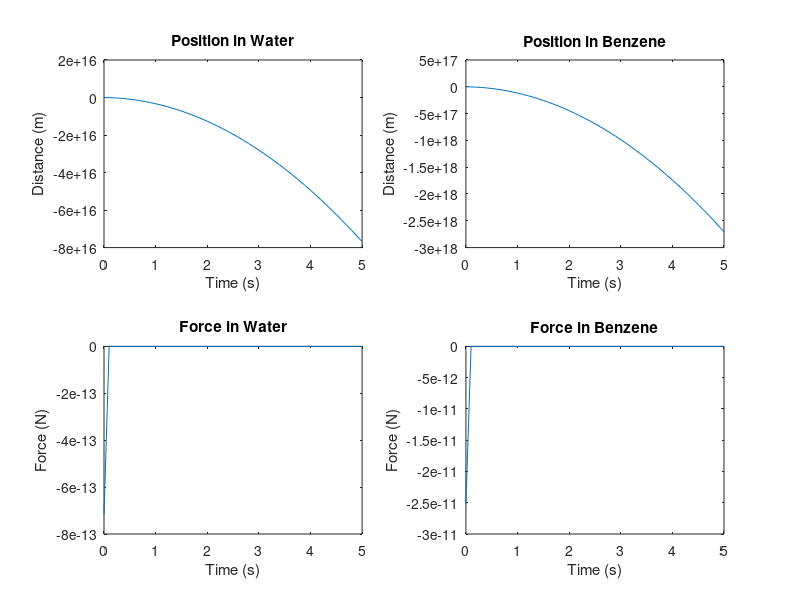

MATLAB code for this plot:
%The following code simulates the motion of Na+ and Cl- ions in both
%Benezene and water. The code will generate subplots of Force and
%Displacement with respect to time in both Benezene and water.



clear all                                           %Clear all stored data 
clc                                                 %Clear screen

E1=80.4;                                            %Relative Dielectric Constant(Water)
E2=2.284;                                           %Relative Dielectric Constant(Benzene)
E0=8.8542e-12;                                      %Dielectric Constant in vacuum
Q1=1.6022e-19;                                      %Charge of Na+
Q2=-1.6022e-19;                                     %Charge of Cl-
m=1.1903e-28;                                       %Effective mass (same for both ions)

t=linspace(0,5,51);                                 %Time vector for 0-5 seconds

%%Calculation for Water

%%Constructing dummy zero matrices:
r1=zeros(1,51);                                     %Displacement
v1=zeros(1,51);                                     %Velocity
F1=zeros(1,51);                                     %Force in Water

%%Setting initial values for velocity, displacement and force:
v1(1,1)=0; 
r1(1,1)=2e-9;
F1(1,1)=(Q1*Q2)/((4*pi*E0*E1)*(r1(1,1)^2));

%%Constructing for-loop for 50 integration steps:
for n=1:50
dt=n*0.1;                                           %Time intervals
v1(1,n+1)=v1(1,n)+((F1(1,n)/m)*dt);                 %Velocity matrix calculation
r1(1,n+1)=r1(1,n)+(v1(1,n+1)*dt);                   %Displacement matrix calculation
F1(1,n+1)=(Q1*Q2)/((4*pi*E0*E1)*((r1(1,n+1))^2));   %Force matrix calculation
end

%%Calculation for Benzene

%%Constructing dummy zero matrices:
r2=zeros(1,51);                                     %Displacement
v2=zeros(1,51);                                     %Velocity
F2=zeros(1,51);                                     %Force in Water

%%Setting initial values for velocity, displacement and force:
v2(1,1)=0; 
r2(1,1)=2e-9;
F2(1,1)=(Q1*Q2)/((4*pi*E0*E2)*(r2(1,1)^2));

%%Constructing for-loop for 50 integration steps:
for n=1:50
dt=n*0.1;                                           %Time intervals
v2(1,n+1)=v2(1,n)+((F2(1,n)/m)*dt);                 %Velocity matrix calculation
r2(1,n+1)=r2(1,n)+(v2(1,n+1)*dt);                   %Displacement matrix calculation
F2(1,n+1)=(Q1*Q2)/((4*pi*E0*E2)*((r2(1,n+1))^2));   %Force matrix calculation
end

%%Plotting graph

%Plotting graph for Position in Water:
subplot(2,2,1); 
plot(t,r1);
xlabel('Time (s)'),ylabel('Distance (m)');
title('Position in Water');

%Plotting graph for Force Water:
subplot(2,2,3);
plot(t,F1),xlabel('Time (s)'),ylabel('Force (N)');
title('Force in Water');

%Plotting graph for Position in Benzene:
subplot(2,2,2); 
plot(t,r2);
xlabel('Time (s)'),ylabel('Distance (m)');
title('Position in Benzene');

%Plotting graph for Force in Benzene:
subplot(2,2,4);
plot(t,F2);
xlabel('Time (s)'),ylabel('Force (N)');
title('Force in Benzene');